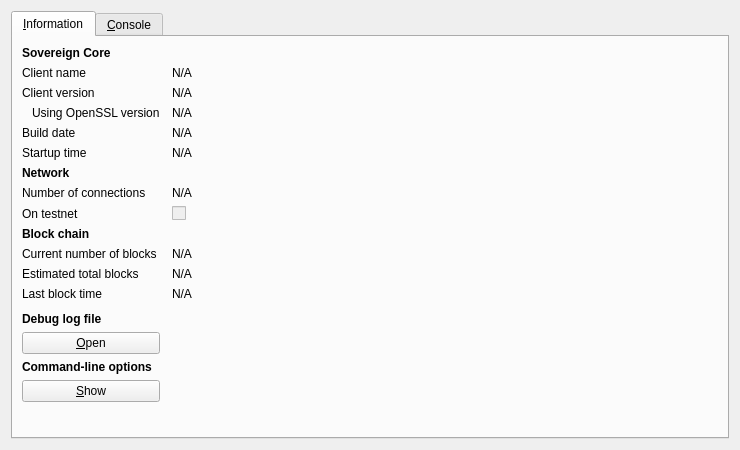
<?xml version="1.0" encoding="UTF-8"?>
<ui version="4.0">
 <class>RPCConsole</class>
 <widget class="QDialog" name="RPCConsole">
  <property name="geometry">
   <rect>
    <x>0</x>
    <y>0</y>
    <width>740</width>
    <height>450</height>
   </rect>
  </property>
  <property name="windowTitle">
   <string>Sovereign - Debug window</string>
  </property>
  <layout class="QVBoxLayout" name="verticalLayout_2">
   <item>
    <widget class="QTabWidget" name="tabWidget">
     <property name="currentIndex">
      <number>0</number>
     </property>
     <widget class="QWidget" name="tab_info">
      <attribute name="title">
       <string>&amp;Information</string>
      </attribute>
      <layout class="QGridLayout" name="gridLayout" columnstretch="0,1">
       <property name="horizontalSpacing">
        <number>12</number>
       </property>
       <item row="0" column="0">
        <widget class="QLabel" name="label_9">
         <property name="font">
          <font>
           <weight>75</weight>
           <bold>true</bold>
          </font>
         </property>
         <property name="text">
          <string>Sovereign Core</string>
         </property>
        </widget>
       </item>
       <item row="1" column="0">
        <widget class="QLabel" name="label_5">
         <property name="text">
          <string>Client name</string>
         </property>
        </widget>
       </item>
       <item row="1" column="1">
        <widget class="QLabel" name="clientName">
         <property name="cursor">
          <cursorShape>IBeamCursor</cursorShape>
         </property>
         <property name="text">
          <string>N/A</string>
         </property>
         <property name="textFormat">
          <enum>Qt::PlainText</enum>
         </property>
         <property name="textInteractionFlags">
          <set>Qt::LinksAccessibleByMouse|Qt::TextSelectableByKeyboard|Qt::TextSelectableByMouse</set>
         </property>
        </widget>
       </item>
       <item row="2" column="0">
        <widget class="QLabel" name="label_6">
         <property name="text">
          <string>Client version</string>
         </property>
        </widget>
       </item>
       <item row="2" column="1">
        <widget class="QLabel" name="clientVersion">
         <property name="cursor">
          <cursorShape>IBeamCursor</cursorShape>
         </property>
         <property name="text">
          <string>N/A</string>
         </property>
         <property name="textFormat">
          <enum>Qt::PlainText</enum>
         </property>
         <property name="textInteractionFlags">
          <set>Qt::LinksAccessibleByMouse|Qt::TextSelectableByKeyboard|Qt::TextSelectableByMouse</set>
         </property>
        </widget>
       </item>
       <item row="3" column="0">
        <widget class="QLabel" name="label_14">
         <property name="text">
          <string>Using OpenSSL version</string>
         </property>
         <property name="indent">
          <number>10</number>
         </property>
        </widget>
       </item>
       <item row="3" column="1">
        <widget class="QLabel" name="openSSLVersion">
         <property name="cursor">
          <cursorShape>IBeamCursor</cursorShape>
         </property>
         <property name="text">
          <string>N/A</string>
         </property>
         <property name="textFormat">
          <enum>Qt::PlainText</enum>
         </property>
         <property name="textInteractionFlags">
          <set>Qt::LinksAccessibleByMouse|Qt::TextSelectableByKeyboard|Qt::TextSelectableByMouse</set>
         </property>
        </widget>
       </item>
       <item row="4" column="0">
        <widget class="QLabel" name="label_12">
         <property name="text">
          <string>Build date</string>
         </property>
        </widget>
       </item>
       <item row="4" column="1">
        <widget class="QLabel" name="buildDate">
         <property name="cursor">
          <cursorShape>IBeamCursor</cursorShape>
         </property>
         <property name="text">
          <string>N/A</string>
         </property>
         <property name="textFormat">
          <enum>Qt::PlainText</enum>
         </property>
         <property name="textInteractionFlags">
          <set>Qt::LinksAccessibleByMouse|Qt::TextSelectableByKeyboard|Qt::TextSelectableByMouse</set>
         </property>
        </widget>
       </item>
       <item row="5" column="0">
        <widget class="QLabel" name="label_13">
         <property name="text">
          <string>Startup time</string>
         </property>
        </widget>
       </item>
       <item row="5" column="1">
        <widget class="QLabel" name="startupTime">
         <property name="cursor">
          <cursorShape>IBeamCursor</cursorShape>
         </property>
         <property name="text">
          <string>N/A</string>
         </property>
         <property name="textFormat">
          <enum>Qt::PlainText</enum>
         </property>
         <property name="textInteractionFlags">
          <set>Qt::LinksAccessibleByMouse|Qt::TextSelectableByKeyboard|Qt::TextSelectableByMouse</set>
         </property>
        </widget>
       </item>
       <item row="6" column="0">
        <widget class="QLabel" name="label_11">
         <property name="font">
          <font>
           <weight>75</weight>
           <bold>true</bold>
          </font>
         </property>
         <property name="text">
          <string>Network</string>
         </property>
        </widget>
       </item>
       <item row="7" column="0">
        <widget class="QLabel" name="label_7">
         <property name="text">
          <string>Number of connections</string>
         </property>
        </widget>
       </item>
       <item row="7" column="1">
        <widget class="QLabel" name="numberOfConnections">
         <property name="cursor">
          <cursorShape>IBeamCursor</cursorShape>
         </property>
         <property name="text">
          <string>N/A</string>
         </property>
         <property name="textFormat">
          <enum>Qt::PlainText</enum>
         </property>
         <property name="textInteractionFlags">
          <set>Qt::LinksAccessibleByMouse|Qt::TextSelectableByKeyboard|Qt::TextSelectableByMouse</set>
         </property>
        </widget>
       </item>
       <item row="8" column="0">
        <widget class="QLabel" name="label_8">
         <property name="text">
          <string>On testnet</string>
         </property>
        </widget>
       </item>
       <item row="8" column="1">
        <widget class="QCheckBox" name="isTestNet">
         <property name="enabled">
          <bool>false</bool>
         </property>
         <property name="text">
          <string/>
         </property>
        </widget>
       </item>
       <item row="9" column="0">
        <widget class="QLabel" name="label_10">
         <property name="font">
          <font>
           <weight>75</weight>
           <bold>true</bold>
          </font>
         </property>
         <property name="text">
          <string>Block chain</string>
         </property>
        </widget>
       </item>
       <item row="10" column="0">
        <widget class="QLabel" name="label_3">
         <property name="text">
          <string>Current number of blocks</string>
         </property>
        </widget>
       </item>
       <item row="10" column="1">
        <widget class="QLabel" name="numberOfBlocks">
         <property name="cursor">
          <cursorShape>IBeamCursor</cursorShape>
         </property>
         <property name="text">
          <string>N/A</string>
         </property>
         <property name="textFormat">
          <enum>Qt::PlainText</enum>
         </property>
         <property name="textInteractionFlags">
          <set>Qt::LinksAccessibleByMouse|Qt::TextSelectableByKeyboard|Qt::TextSelectableByMouse</set>
         </property>
        </widget>
       </item>
       <item row="11" column="0">
        <widget class="QLabel" name="label_4">
         <property name="text">
          <string>Estimated total blocks</string>
         </property>
        </widget>
       </item>
       <item row="11" column="1">
        <widget class="QLabel" name="totalBlocks">
         <property name="cursor">
          <cursorShape>IBeamCursor</cursorShape>
         </property>
         <property name="text">
          <string>N/A</string>
         </property>
         <property name="textFormat">
          <enum>Qt::PlainText</enum>
         </property>
         <property name="textInteractionFlags">
          <set>Qt::LinksAccessibleByMouse|Qt::TextSelectableByKeyboard|Qt::TextSelectableByMouse</set>
         </property>
        </widget>
       </item>
       <item row="12" column="0">
        <widget class="QLabel" name="label_2">
         <property name="text">
          <string>Last block time</string>
         </property>
        </widget>
       </item>
       <item row="12" column="1">
        <widget class="QLabel" name="lastBlockTime">
         <property name="cursor">
          <cursorShape>IBeamCursor</cursorShape>
         </property>
         <property name="text">
          <string>N/A</string>
         </property>
         <property name="textFormat">
          <enum>Qt::PlainText</enum>
         </property>
         <property name="textInteractionFlags">
          <set>Qt::LinksAccessibleByMouse|Qt::TextSelectableByKeyboard|Qt::TextSelectableByMouse</set>
         </property>
        </widget>
       </item>
       <item row="13" column="0">
        <spacer name="verticalSpacer_2">
         <property name="orientation">
          <enum>Qt::Vertical</enum>
         </property>
         <property name="sizeHint" stdset="0">
          <size>
           <width>20</width>
           <height>20</height>
          </size>
         </property>
        </spacer>
       </item>
       <item row="14" column="0">
        <widget class="QLabel" name="labelDebugLogfile">
         <property name="font">
          <font>
           <weight>75</weight>
           <bold>true</bold>
          </font>
         </property>
         <property name="text">
          <string>Debug log file</string>
         </property>
        </widget>
       </item>
       <item row="15" column="0">
        <widget class="QPushButton" name="openDebugLogfileButton">
         <property name="toolTip">
          <string>Open the Sovereign debug log file from the current data directory. This can take a few seconds for large log files.</string>
         </property>
         <property name="text">
          <string>&amp;Open</string>
         </property>
         <property name="autoDefault">
          <bool>false</bool>
         </property>
        </widget>
       </item>
       <item row="16" column="0">
        <widget class="QLabel" name="labelCLOptions">
         <property name="font">
          <font>
           <weight>75</weight>
           <bold>true</bold>
          </font>
         </property>
         <property name="text">
          <string>Command-line options</string>
         </property>
        </widget>
       </item>
       <item row="17" column="0">
        <widget class="QPushButton" name="showCLOptionsButton">
         <property name="toolTip">
          <string>Show the Sovereign-Qt help message to get a list with possible Sovereign command-line options.</string>
         </property>
         <property name="text">
          <string>&amp;Show</string>
         </property>
         <property name="autoDefault">
          <bool>false</bool>
         </property>
        </widget>
       </item>
       <item row="18" column="0">
        <spacer name="verticalSpacer">
         <property name="orientation">
          <enum>Qt::Vertical</enum>
         </property>
         <property name="sizeHint" stdset="0">
          <size>
           <width>20</width>
           <height>40</height>
          </size>
         </property>
        </spacer>
       </item>
      </layout>
     </widget>
     <widget class="QWidget" name="tab_console">
      <attribute name="title">
       <string>&amp;Console</string>
      </attribute>
      <layout class="QVBoxLayout" name="verticalLayout_3">
       <property name="spacing">
        <number>3</number>
       </property>
       <item>
        <widget class="QTextEdit" name="messagesWidget">
         <property name="minimumSize">
          <size>
           <width>0</width>
           <height>100</height>
          </size>
         </property>
         <property name="readOnly">
          <bool>true</bool>
         </property>
         <property name="tabKeyNavigation" stdset="0">
          <bool>false</bool>
         </property>
         <property name="columnCount" stdset="0">
          <number>2</number>
         </property>
        </widget>
       </item>
       <item>
        <layout class="QHBoxLayout" name="horizontalLayout">
         <property name="spacing">
          <number>3</number>
         </property>
         <item>
          <widget class="QLabel" name="label">
           <property name="text">
            <string notr="true">&gt;</string>
           </property>
          </widget>
         </item>
         <item>
          <widget class="QLineEdit" name="lineEdit"/>
         </item>
         <item>
          <widget class="QPushButton" name="clearButton">
           <property name="maximumSize">
            <size>
             <width>24</width>
             <height>24</height>
            </size>
           </property>
           <property name="toolTip">
            <string>Clear console</string>
           </property>
           <property name="text">
            <string/>
           </property>
           <property name="icon">
            <iconset resource="../bitcoin.qrc">
             <normaloff>:/icons/remove</normaloff>:/icons/remove</iconset>
           </property>
           <property name="shortcut">
            <string notr="true">Ctrl+L</string>
           </property>
           <property name="autoDefault">
            <bool>false</bool>
           </property>
          </widget>
         </item>
        </layout>
       </item>
      </layout>
     </widget>
    </widget>
   </item>
  </layout>
 </widget>
 <resources>
  <include location="../bitcoin.qrc"/>
 </resources>
 <connections/>
</ui>
